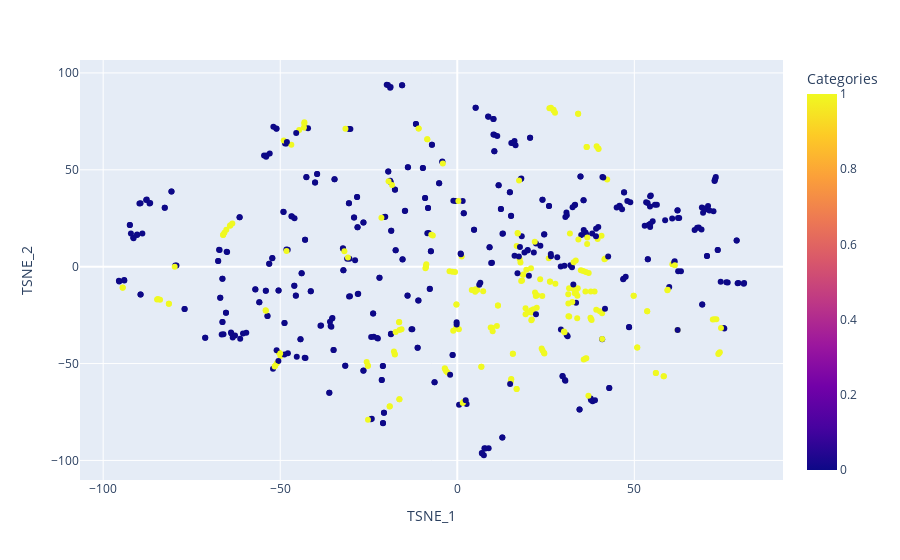

Here is the notebook cell this chart was saved with:
### Markdown cell above
## Visualization

### Code cell
df = pd.DataFrame(X_tsne, columns=['TSNE_1', 'TSNE_2'])
df['Label'] = y_train_augmented
df['Text'] = X_train_augmented  

fig = px.scatter(df, x='TSNE_1', y='TSNE_2', color='Label', hover_data={'Text': True},color_continuous_scale=None, 

                 labels={'Label': 'Categories'})

fig.show()

### Figure 1 — Plotly figure (JSON) as saved in the notebook; plotly's stock layout.template omitted (floating-point values rounded to 4 significant figures; data arrays with more than 128 entries replaced by an {"elided": "..."} marker saying what was removed)
{"data": [{"customdata": {"elided": "641x1 str values"}, "hovertemplate": "TSNE_1=%{x}<br>TSNE_2=%{y}<br>Text=%{customdata[0]}<br>Categories=%{marker.color}<extra></extra>", "legendgroup": "", "marker": {"color": {"elided": "641 int values"}, "coloraxis": "coloraxis", "symbol": "circle"}, "mode": "markers", "name": "", "orientation": "v", "showlegend": false, "type": "scatter", "x": {"elided": "641 float values"}, "xaxis": "x", "y": {"elided": "641 float values"}, "yaxis": "y"}], "layout": {"coloraxis": {"colorbar": {"title": {"text": "Categories"}}, "colorscale": [[0, "#0d0887"], [0.1111, "#46039f"], [0.2222, "#7201a8"], [0.3333, "#9c179e"], [0.4444, "#bd3786"], [0.5556, "#d8576b"], [0.6667, "#ed7953"], [0.7778, "#fb9f3a"], [0.8889, "#fdca26"], [1, "#f0f921"]]}, "legend": {"tracegroupgap": 0}, "margin": {"t": 60}, "xaxis": {"anchor": "y", "domain": [0, 1], "title": {"text": "TSNE_1"}}, "yaxis": {"anchor": "x", "domain": [0, 1], "title": {"text": "TSNE_2"}}}}
